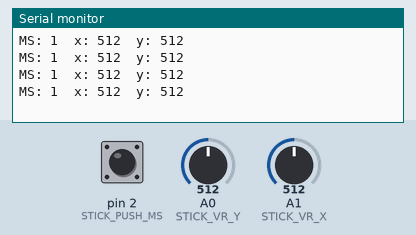
Bench run of a sketch on a simulated Arduino Uno, built with avr-gcc and run on an emulated ATmega328P. Parts: the last lines printed to the serial monitor. The inputs (shaded band) are chosen by the test bench; at power-on: A0 (STICK_VR_Y) = 512, A1 (STICK_VR_X) = 512, pin 2 (STICK_PUSH_MS) HIGH.

Above: at 1.2 s.
1.3 s: A0 (STICK_VR_Y) set to 716
At 1.71 s:
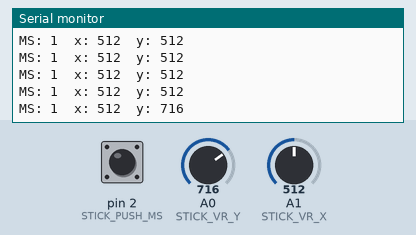
2.8 s: A1 (STICK_VR_X) set to 716
At 2.91 s:
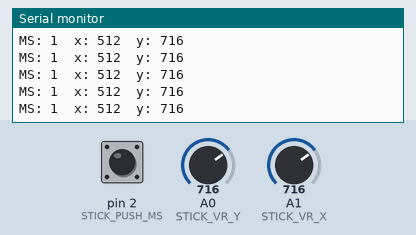
4.3 s: pin 2 (STICK_PUSH_MS) pulled LOW for 0.35 s
At 4.72 s:
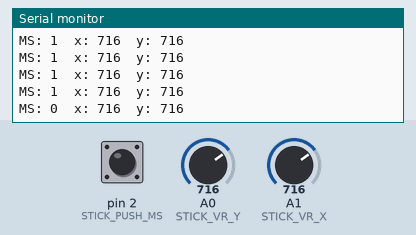
6.1 s: A0 (STICK_VR_Y) set to 900
At 6.22 s:
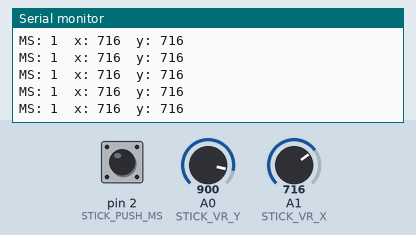
7.6 s: pin 2 (STICK_PUSH_MS) pulled LOW for 1 s
At 8.02 s:
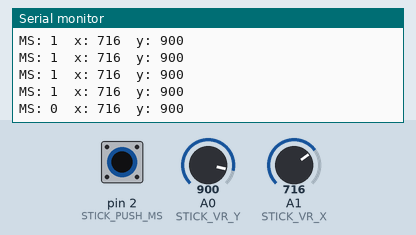
10.1 s: A1 (STICK_VR_X) set to 900
At 10.13 s:
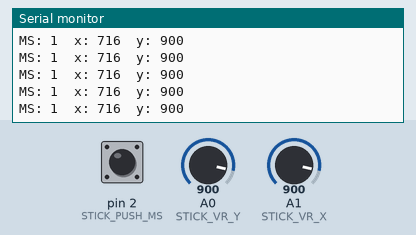
Timing chart, 0 to 12.6 s (numbered marks = the images above; inputs shaded):
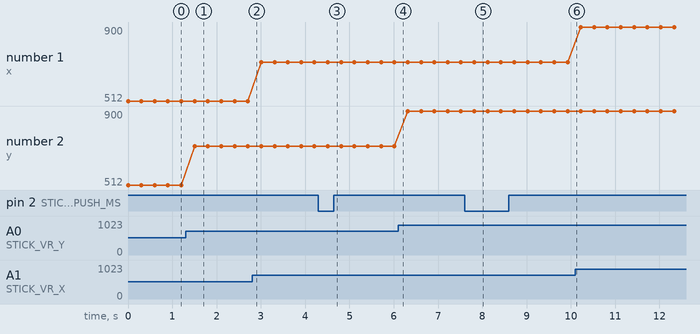

Measured:
- after the input at 1.3 s, the serial monitor: prints a new line after 0.20 s (image 1)
- after the input at 4.3 s, the serial monitor: prints a new line after 0.21 s (image 3)
- after the input at 7.6 s, the serial monitor: prints a new line after 0.22 s (image 5)
- plotted number 2: 512 → 716 after the input at 1.3 s, 716 → 900 after the input at 6.1 s

The sketch:

test18Joystick.ino
```cpp
#define STICK_PUSH_MS 2
#define STICK_VR_X A1
#define STICK_VR_Y A0
int ms,x,y;
void setup() {
  Serial.begin(9600);
  pinMode(STICK_PUSH_MS, INPUT_PULLUP);  // 디지털 입력 풀업모드로 설정

}
void loop() {
  ms = digitalRead(STICK_PUSH_MS); //0,1
  x = analogRead(STICK_VR_X); //0~1023
  y = analogRead(STICK_VR_Y); //0~1023
  Serial.print("MS: ");
  Serial.print(ms);
  Serial.print("\t");
  Serial.print("x: ");
  Serial.print(x);
  Serial.print("\t");
  Serial.print("y: ");
  Serial.println(y);
  delay(300);
}
```
